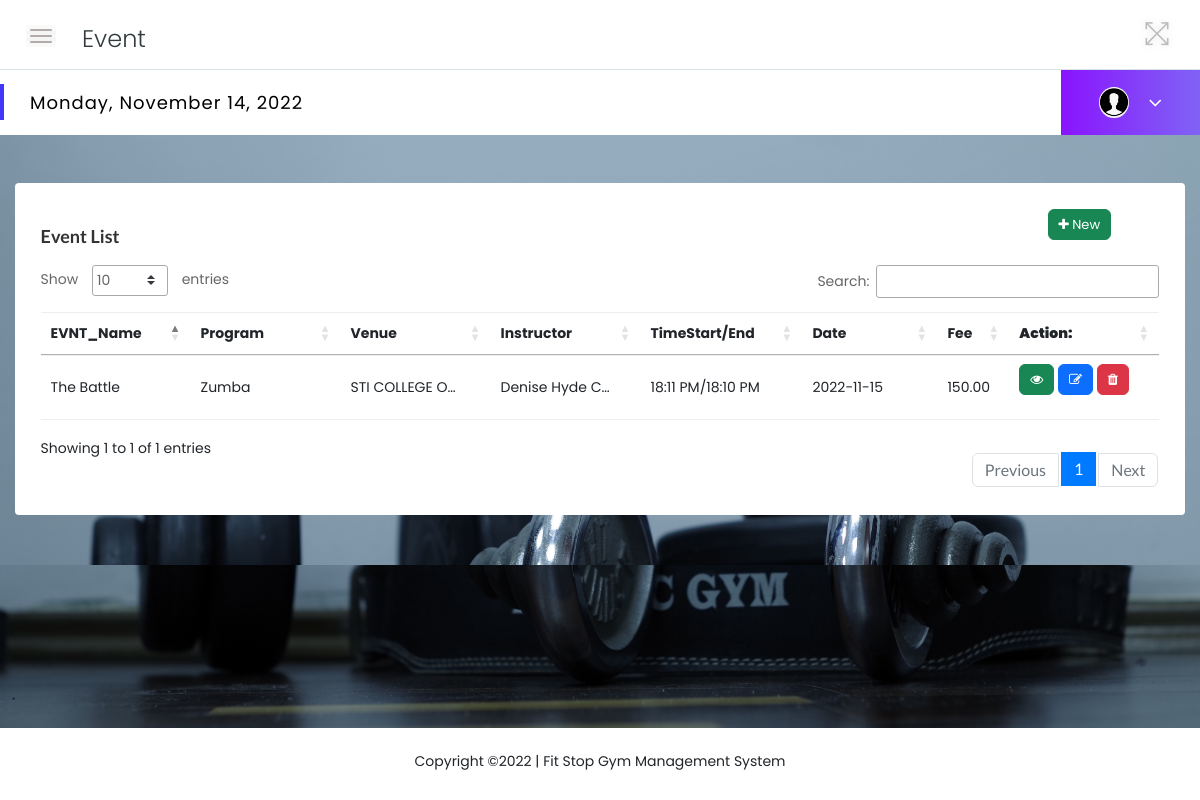
Screenshot of /module/event.php with the database file from the repository.
### tables this page shows
CREATE TABLE `tbl_event` (
  `event_id` varchar(50) NOT NULL,
  `event_name` varchar(50) NOT NULL,
  `eventCategory` varchar(50) NOT NULL,
  `event_venue` varchar(50) NOT NULL,
  `eventInstructor` varchar(50) NOT NULL,
  `event_timeStart` time NOT NULL,
  `event_timeEnd` time NOT NULL,
  `event_date` date NOT NULL,
  `event_fee` varchar(50) NOT NULL,
  `event_description` varchar(2042) NOT NULL
);

CREATE TABLE `tbl_category` (
  `workoutclass_id` varchar(50) NOT NULL,
  `workoutclass_name` varchar(50) NOT NULL,
  `workoutclass_rate` varchar(50) NOT NULL,
  `time` time NOT NULL,
  `workoutclass_description` varchar(2042) NOT NULL
);

CREATE TABLE `tbl_instructor` (
  `instructor_id` varchar(50) NOT NULL,
  `instructor_program` varchar(50) NOT NULL,
  `instructor_firstname` varchar(50) NOT NULL,
  `instructor_middlename` varchar(50) NOT NULL,
  `instructor_lastname` varchar(50) NOT NULL,
  `instructor_contactnumber` varchar(15) NOT NULL,
  `instructor_birthdate` date NOT NULL,
  `instructor_email` varchar(50) NOT NULL
);

### module/event.php (the view, shortened to what this page needs)
<!doctype html>
<html class="no-js" lang="en">
<head>
    <link rel="stylesheet" href="../assets/css/bootstrap.min.css">
    <link rel="stylesheet" href="../assets/css/font-awesome.min.css">
    <link rel="stylesheet" href="../assets/css/themify-icons.css">
    <link rel="stylesheet" href="../assets/css/metisMenu.css">
    <link rel="stylesheet" href="../assets/css/owl.carousel.min.css">
    <link rel="stylesheet" href="../assets/css/slicknav.min.css">
    <link rel="stylesheet" href="https://www.amcharts.com/lib/3/plugins/export/export.css" type="text/css"
        media="all" />
    <link rel="stylesheet" type="text/css" href="https://cdn.datatables.net/1.10.19/css/jquery.dataTables.css">
    <link rel="stylesheet" type="text/css" href="https://cdn.datatables.net/1.10.18/css/dataTables.bootstrap4.min.css">
    <link rel="stylesheet" href="https://cdn.datatables.net/1.12.1/css/dataTables.bootstrap5.min.css">
    <link rel="stylesheet" type="text/css"
        href="https://cdn.datatables.net/responsive/2.2.3/css/responsive.bootstrap.min.css">
    <link rel="stylesheet" type="text/css"
        href="https://cdn.datatables.net/responsive/2.2.3/css/responsive.jqueryui.min.css">
    <link href="https://cdn.jsdelivr.net/npm/bootstrap@5.2.1/dist/css/bootstrap.min.css" rel="stylesheet">
    <link rel="stylesheet" href="../assets/css/typography.css">
    <link rel="stylesheet" href="../assets/css/default-css.css">
    <link rel="stylesheet" href="../assets/css/styles.css">
    <link rel="stylesheet" href="../assets/css/responsive.css">
    <link rel="stylesheet" href="../assets/css/hide-show.css">
    <link rel="stylesheet" href="../assets/css/deleteModal.css">
    <link rel="stylesheet" href="../assets/css/note.css">
    <link rel="stylesheet" href="https://maxcdn.bootstrapcdn.com/font-awesome/4.7.0/css/font-awesome.min.css">
</head>
<body>
    <div class="page-container">
        <div class="main-content"
            style="background-image: url(../assets/images/img/4.jpg); height: 100%; background-position: center; background-repeat: no-repeat; background-size: cover;">
            <div class="header-area">
                <div class="row align-items-center">
                    <div class="col-md-6 col-sm-8 clearfix">
                        <div class="nav-btn pull-left">
                            <span></span>
                            <span></span>
                            <span></span>
                        </div>
                        <div class="breadcrumbs-area clearfix" style="margin-top: 10px;">
                            <h4 class="page-title pull-left">Event</h4>
                        </div>
                    </div>
                    <div class="col-md-6 col-sm-4 clearfix">
                        <ul class="notification-area pull-right">
                            <li id="full-view"><i class="ti-fullscreen"></i></li>
                        </ul>
                    </div>
                </div>
            </div>
            <?php
        include '../includes/theme/navbar.php';
        ?>
            <div class="main-content-inner"
                style="background-image: url(../assets/images/img/4.jpg); height: 200%; background-position: fixed; background-repeat: no-repeat; background-size: cover;">
                <div class="row">
                    <div class="col-12 mt-5">
                        <div class="card">
                            <div class="card-body"><button type="button" class="btn btn-success btn-xs mb-3"
                                    data-toggle="modal" data-target="#add" style="margin-left: 90%;"><i
                                        class="fa fa-plus"></i> New</button>
                                <h4 class="header-title" style="margin-top: -30px;">Event List</h4>
                                <?php
                                    $pdo = New PDO ('mysql:host=localhost;port=3306;dbname=fitstop_db', 'root', '' );
                                    $pdo->setAttribute (PDO::ATTR_ERRMODE, PDO::ERRMODE_EXCEPTION);
                                        $statement = $pdo->prepare('SELECT * FROM tbl_event, tbl_category, tbl_instructor WHERE tbl_category.workoutclass_id = tbl_event.eventCategory AND tbl_instructor.instructor_id = tbl_event.eventInstructor');
                                        $statement->execute();
                                        $eventclasses = $statement->fetchAll(PDO::FETCH_ASSOC);
                                    ?>
                                <div class="data-tables datatable-" style=" white-space: nowrap;">
                                    <table id="example">
                                        <thead class="text-capitalize">
                                            <tr>
                                                <th>EVNT_Name</th>
                                                <th>Program</th>
                                                <th>Venue</th>
                                                <th>Instructor</th>
                                                <th>TimeStart/End</th>
                                                <th style="width: 12.1%; ">Date</th>
                                                <th>Fee</th>
                                                <th><strong>Action:</strong></th>
                                            </tr>
                                        </thead>
                                        <tbody>
                                            <?php foreach($eventclasses as $i => $eventclass): ?>
                                            <tr>
                                                <td>
                                                    <div class="readmore less" id="desc">
                                                        <?php echo $eventclass['event_name'];?>
                                                    </div>
                                                </td>
                                                <td>
                                                    <div class="readmore less" id="desc">
                                                        <?php echo $eventclass['workoutclass_name'];?>
                                                    </div>
                                                </td>
                                                <td>
                                                    <div class="readmore less" id="desc">
                                                        <?php echo $eventclass['event_venue'];?>
                                                    </div>
                                                </td>
                                                <td>
                                                    <div class="readmore less" id="desc">
                                                        <?php echo $eventclass['instructor_firstname'].' '. $eventclass['instructor_middlename'].' '.$eventclass['instructor_lastname'];?>
                                                    </div>
                                                </td>
                                                <td><?php $timestart = date("H:i A", strtotime($eventclass['event_timeStart']));
                                                $time_end = date("H:i A", strtotime($eventclass['event_timeEnd'])); echo $timestart. '/'. $time_end ; ?>
                                                </td>
                                                <td><?php echo $eventclass['event_date'];?></td>
                                                <td><?php echo $eventclass['event_fee'];?></td>
                                                <td>
                                                    <button type="button" class="btn btn-success btn-xs mb-3"
                                                        data-toggle="modal" data-toggle="tooltip" data-placement="top"
                                                        title="View"
                                                        data-target="#view-<?php echo $eventclass['event_id'];?>"><i
                                                            class="fa fa-eye"> </i> </button>
                                                    <button type="button" class="btn btn-primary btn-xs mb-3"
                                                        data-toggle="modal" data-toggle="tooltip" data-placement="top"
                                                        title="Edit"
                                                        data-target="#edit-<?php echo $eventclass['event_id'];?>"><i
                                                            class="fa fa-edit"> </i> </button>
                                                    <button type="button" class="btn btn-danger btn-xs mb-3"
                                                        data-toggle="modal" data-toggle="tooltip" data-placement="top"
                                                        title="Delete"
                                                        data-target="#delete-<?php echo $eventclass['event_id'];?>"><i
                                                            class="fa fa-trash"> </i> </button>
                                                </td>
                                            </tr>
                                                    </div>
                                                </div>
                                            </div>
                                            <?php endforeach; ?>
                                </div>
                            </div>
                        </div>
                    </div>
                </div>
        <?php
       include '../includes/theme/footer.php'
       ?>
</body>
</html>

### assets/css/styles.css (style rules this page uses)
.page-container { width: 100%; height: 100%; min-height: 100vh; padding-left: 280px; -webkit-transition: padding-left 0.3s ease 0s; transition: padding-left 0.3s ease 0s; }
.sbar_collapsed.page-container { padding-left: 0; }
.card { border: none; border-radius: 4px; background-color: #fff; -webkit-transition: all 0.3s ease 0s; transition: all 0.3s ease 0s; }
.card-body { padding: 25.6px; padding: 1.6rem; }
.main-content { width: 100%; background: #F3F8FB; }
.main-content-inner { padding: 0 30px 50px; }
.header-area { padding: 15px 30px; background: #fff; border-bottom: 1px solid #d8e3e7; }
.nav-btn { margin: 10px 30px 0 0; cursor: pointer; }
.nav-btn span { display: block; width: 22px; height: 2px; background: #b3aaaa; margin: 4px 0; border-radius: 15px; -webkit-transition: all 0.3s ease 0s; transition: all 0.3s ease 0s; box-shadow: 0 0 0 4px rgba(99, 96, 96, 0.03); }
.nav-btn span:nth-child(2) { opacity: 0; }
.nav-btn span:first-child { -webkit-transform: rotate(45deg)translate(5px, 5px); transform: rotate(45deg)translate(5px, 5px); }
.nav-btn span:last-child { -webkit-transform: rotate(-45deg)translate(3px, -3px); transform: rotate(-45deg)translate(3px, -3px); }
.sbar_collapsed .nav-btn span { transform: none; opacity: 1; }
.notification-area { -webkit-user-select: none; -moz-user-select: none; -ms-user-select: none; user-select: none; position: relative; z-index: 1; }
.notification-area li { display: inline-block; margin-left: 20px; cursor: pointer; -webkit-user-select: none; -moz-user-select: none; -ms-user-select: none; user-select: none; }
.notification-area li>i { font-size: 26px; color: #bdbcbc; vertical-align: middle; text-shadow: 0 0 8px rgba(0, 0, 0, 0.12); -webkit-transition: color 0.3s ease 0s; transition: color 0.3s ease 0s; }
.notification-area li#full-view { display: inline-block; }
.page-title { font-size: 24px; font-weight: 300; color: #313b3d; letter-spacing: 0; margin-right: 30px; }
.header-title { font-family: 'Lato', sans-serif; font-size: 18px; font-weight: 600; letter-spacing: 0; color: #333; text-transform: capitalize; margin-bottom: 17px; }
.btn { padding: 11px 17px; font-size: 13px; letter-spacing: 0; }
.btn-xs { padding: 5px 10px; }
table tr th { border-bottom: none; }
table tr th, table tr td { border-top: 1px solid rgba(120, 130, 140, 0.13) !important; }
table.dataTable.no-footer { border-bottom: 1px solid rgba(120, 130, 140, 0.13) !important; }
table.dataTable thead th, table.dataTable thead td { border-bottom-color: transparent; }

### assets/css/hide-show.css (style rules this page uses)
.readmore { width: 110px; }
.readmore.less { white-space: nowrap; text-overflow: ellipsis; overflow: hidden; }

### assets/css/deleteModal.css (style rules this page uses)
body { font-family: 'Varela Round', sans-serif; }

### time/realtime.css (style rules this page uses)
* { margin: 0; padding: 0; box-sizing: border-box; font-family: 'Poppins', sans-serif; }

### rows the page displays
tbl_event: event_name "The Battle", eventCategory.workoutclass_name "Zumba", event_venue "STI COLLEGE O…", eventInstructor.instructor_firstname "Denise", eventInstructor.instructor_middlename "Hyde", eventInstructor.instructor_lastname "C…", event_timeStart "18:11 PM", event_timeEnd "18:10 PM", event_date "2022-11-15", event_fee "150.00"
